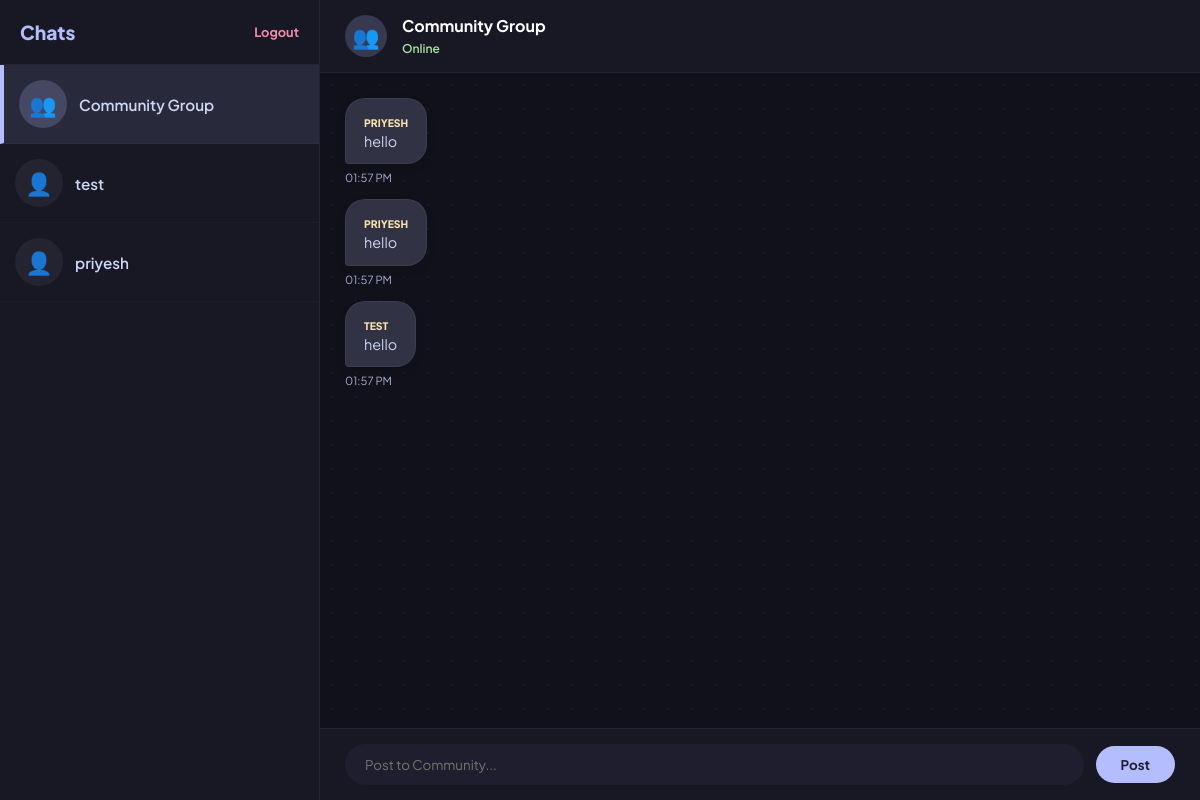
The page /chat (signed in) on the database its author committed.
### models.py (models this page shows)
class User(UserMixin, db.Model):
    id = db.Column(db.Integer, primary_key=True)
    username = db.Column(db.String(100), unique=True, nullable=False)
    email = db.Column(db.String(120), unique=True, nullable=False)
    password = db.Column(db.String(200), nullable=False)
    profile_image = db.Column(db.String(120), nullable=False, default='default.png')
    created_at = db.Column(db.DateTime, default=datetime.utcnow)

class Message(db.Model):
    id = db.Column(db.Integer, primary_key=True)
    sender_id = db.Column(db.Integer, db.ForeignKey('user.id'), nullable=False)
    recipient_id = db.Column(db.Integer, db.ForeignKey('user.id'), nullable=True) # Null means Community Group
    content = db.Column(db.Text, nullable=False)
    timestamp = db.Column(db.DateTime, default=datetime.utcnow)
    sender = db.relationship('User', foreign_keys=[sender_id], backref='sent_messages')
    recipient = db.relationship('User', foreign_keys=[recipient_id], backref='received_messages')

### app.py (the view)
@app.route('/chat')
@login_required
def chat():
    all_users = User.query.filter(User.username != current_user.username).all()
    history = Message.query.filter(
        (Message.recipient_id == None) |
        (Message.sender_id == current_user.id) |
        (Message.recipient_id == current_user.id)
    ).all()
    return render_template('chat.html', username=current_user.username, history=history, all_users=all_users)

### app.py (called while the page is built)
@login_manager.user_loader
def load_user(user_id):
    return User.query.get(int(user_id))

### templates/chat.html (shortened to what this page needs)
<!DOCTYPE html>
<html lang="en">
<head>
    <link rel="stylesheet" href="{{ url_for('static', filename='style.css') }}">
</head>
<body>
<div class="app-container">
    <aside class="sidebar">
        <header class="sidebar-header">
            <h3>Chats</h3>
            <a href="/logout" class="logout-btn">Logout</a>
        </header>
        <div class="users-list">
            <div class="user-item active" id="item-Community" onclick="switchChat('Community Group', 'groups', 'community_input')">
                <div class="avatar-wrapper group">👥</div>
                <div class="user-info">
                    <h5>Community Group <span id="badge-Community" class="unread-badge">0</span></h5>
                </div>
            </div>
            {% for user in all_users %}
            <div class="user-item" id="item-{{ user.username }}" onclick="switchChat('{{ user.username }}', 'user', 'user_input_{{ user.id }}')">
                <div class="avatar-wrapper single">👤</div>
                <div class="user-info">
                    <h5>{{ user.username }} <span id="badge-{{ user.username }}" class="unread-badge">0</span></h5>
                </div>
            </div>
            {% endfor %}
        </div>
    </aside>
    <main class="main-chat">
        <header class="chat-header">
            <div class="chat-about">
                <div id="header-avatar" class="avatar-wrapper group header-avatar">👥</div>
                <div class="chat-meta">
                    <h4 id="header-chat-name">Community Group</h4>
                    <span id="typing-status" class="status online">Online</span>
                </div>
            </div>
        </header>
        <div id="chat-box" class="chat-messages">
            {% for msg in history %}
                <div class="message-wrapper {{ 'sent-wrapper' if msg.sender.username == username else 'received-wrapper' }}"
                     data-sender="{{ msg.sender.username }}"
                     data-recipient="{{ msg.recipient.username if msg.recipient_id else 'Community Group' }}">
                    <div class="bubble {{ 'sent' if msg.sender.username == username else 'received' }}">
                        <span class="user-label">{{ msg.sender.username }}</span>
                        <p>{{ msg.content }}</p>
                    </div>
                    <span class="time-stamp">{{ msg.timestamp.strftime('%I:%M %p') }}</span>
                </div>
            {% endfor %}
        </div>
        <div class="input-container-group">
            <div id="community_input" class="user-input-dedicated active">
                <input type="text" oninput="isTyping()" placeholder="Post to Community...">
                <button onclick="sendMsg('community_input')" class="send-btn">Post</button>
            </div>
        </div>
    </main>
</div>
</body>
</html>

### static/style.css (style rules this page uses)
* { margin: 0; padding: 0; box-sizing: border-box; font-family: 'Plus Jakarta Sans', sans-serif; }
:root { --bg-app: #1e1e2e; --bg-sidebar: #181825; --bg-main: #11111b; --bg-input: #313244; --text-primary: #cdd6f4; --text-secondary: #a6adc8; --accent: #b4befe; --accent-dark: #74c7ec; --border: rgba(255, 255, 255, 0.05); }
body { background: var(--bg-app); height: 100vh; overflow: hidden; width: 100vw; }
.app-container { display: flex; width: 100%; height: 100vh; }
.sidebar { width: 320px; min-width: 320px; background: var(--bg-sidebar); border-right: 1px solid var(--border); display: flex; flex-direction: column; }
.sidebar-header { padding: 20px; display: flex; justify-content: space-between; align-items: center; border-bottom: 1px solid var(--border); }
.sidebar-header h3 { font-size: 1.2rem; color: var(--accent); font-weight: 800; }
.users-list { flex: 1; overflow-y: auto; }
.user-item { display: flex; align-items: center; padding: 15px; cursor: pointer; transition: 0.2s; border-bottom: 1px solid rgba(255, 255, 255, 0.02); }
.user-item.active { background: rgba(180, 190, 254, 0.1); border-left: 4px solid var(--accent); }
.avatar-wrapper { width: 48px; height: 48px; border-radius: 50%; margin-right: 12px; display: flex; align-items: center; justify-content: center; font-size: 22px; }
.avatar-wrapper.group { background: rgba(180, 190, 254, 0.2); color: var(--accent); }
.avatar-wrapper.single { background: rgba(255, 255, 255, 0.05); color: var(--text-secondary); }
.user-info h5 { font-size: 0.95rem; font-weight: 600; color: var(--text-primary); }
.main-chat { flex: 1; display: flex; flex-direction: column; background: var(--bg-main); overflow: hidden; }
.chat-header { padding: 15px 25px; background: var(--bg-sidebar); border-bottom: 1px solid var(--border); }
.chat-about { display: flex; align-items: center; }
.header-avatar { width: 42px; height: 42px; margin-right: 15px; }
.chat-meta h4 { font-size: 1rem; font-weight: 700; color: white; }
.status.online { font-size: 0.75rem; color: #a6e3a1; font-weight: 600; }
.chat-messages { flex: 1; padding: 25px; overflow-y: auto; overflow-x: hidden; display: flex; flex-direction: column; gap: 15px; background-image: radial-gradient(rgba(255,255,255,0.03) 1px, transparent 0); background-size: 24px 24px; }
.message-wrapper { display: flex; flex-direction: column; max-width: 70%; }
.received-wrapper { align-self: flex-start; align-items: flex-start; }
.bubble { padding: 12px 18px; border-radius: 20px; font-size: 0.9rem; line-height: 1.4; position: relative; box-shadow: 0 4px 10px rgba(0,0,0,0.1); }
.received { background: var(--bg-input); color: var(--text-primary); border: 1px solid var(--border); border-bottom-left-radius: 4px; }
.user-label { font-size: 0.65rem; font-weight: 800; color: #f9e2af; margin-bottom: 5px; text-transform: uppercase; }
.time-stamp { font-size: 0.7rem; color: var(--text-secondary); margin-top: 6px; }
.input-container-group { background: var(--bg-sidebar); padding: 15px 25px; border-top: 1px solid var(--border); }
.user-input-dedicated { display: none; gap: 12px; align-items: center; }
.user-input-dedicated.active { display: flex; }
.user-input-dedicated input { flex: 1; padding: 12px 20px; border-radius: 25px; border: none; background: var(--bg-app); color: white; outline: none; transition: 0.3s; }
.send-btn { background: var(--accent); border: none; padding: 10px 25px; border-radius: 25px; color: #1e1e2e; font-weight: 700; cursor: pointer; transition: 0.2s; }
.logout-btn { color: #f38ba8; text-decoration: none; font-size: 0.8rem; font-weight: 700; }

### rows shown on the page
User: username "test"
User: username "priyesh"
Message: sender.username "PRIYESH", content "hello", timestamp "01:57 PM"
Message: sender.username "PRIYESH", content "hello", timestamp "01:57 PM"
Message: sender.username "TEST", content "hello", timestamp "01:57 PM"
